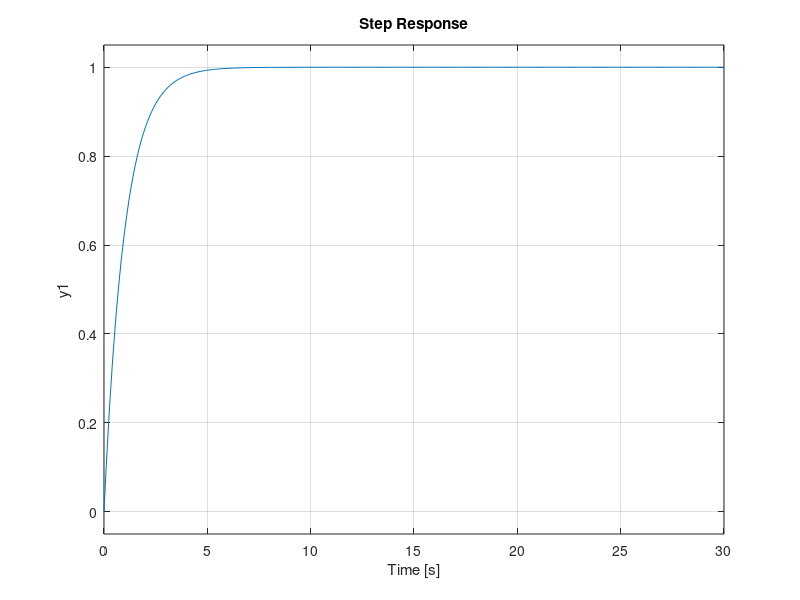
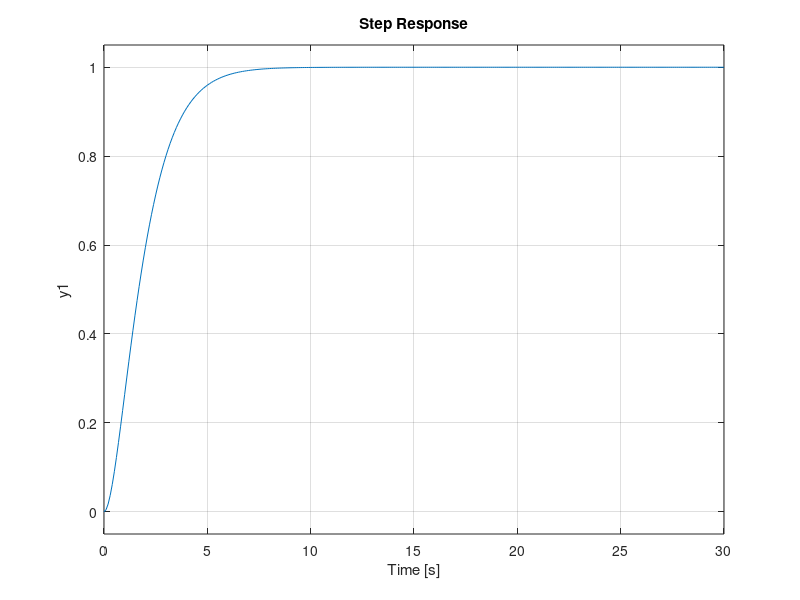

The MATLAB source for these figures, in order:
%% 3. Second Order Critically Damped System 

% Transfer Function G(s) = 1 / s^2 + 2s + 1
numerator3 = [1];
denominator3 = [1 2 1];
TF3 = tf(numerator3, denominator3)


%% 4. First Order System

% Transfer Function G(s) = 1 / s + 1
numerator4 = [1];
denominator4 = [1 1];
TF4 = tf(numerator4, denominator4)

%% step response
step(TF4,0:0.1:30)
figure
step(TF3,0:0.1:30)